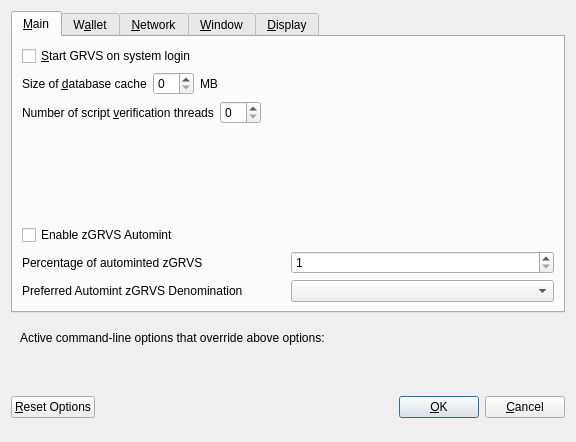
<?xml version="1.0" encoding="UTF-8"?>
<ui version="4.0">
 <class>OptionsDialog</class>
 <widget class="QDialog" name="OptionsDialog">
  <property name="geometry">
   <rect>
    <x>0</x>
    <y>0</y>
    <width>576</width>
    <height>442</height>
   </rect>
  </property>
  <property name="windowTitle">
   <string>Options</string>
  </property>
  <property name="modal">
   <bool>true</bool>
  </property>
  <layout class="QVBoxLayout" name="verticalLayout">
   <item>
    <widget class="QTabWidget" name="tabWidget">
     <property name="currentIndex">
      <number>0</number>
     </property>
     <widget class="QWidget" name="tabMain">
      <attribute name="title">
       <string>&amp;Main</string>
      </attribute>
      <layout class="QVBoxLayout" name="verticalLayout_Main">
       <item>
        <widget class="QCheckBox" name="bitcoinAtStartup">
         <property name="toolTip">
          <string>Automatically start GRVS after logging in to the system.</string>
         </property>
         <property name="text">
          <string>&amp;Start GRVS on system login</string>
         </property>
        </widget>
       </item>
       <item>
        <layout class="QHBoxLayout" name="horizontalLayout_2_Main">
         <item>
          <widget class="QLabel" name="databaseCacheLabel">
           <property name="text">
            <string>Size of &amp;database cache</string>
           </property>
           <property name="textFormat">
            <enum>Qt::PlainText</enum>
           </property>
           <property name="buddy">
            <cstring>databaseCache</cstring>
           </property>
          </widget>
         </item>
         <item>
          <widget class="QSpinBox" name="databaseCache"/>
         </item>
         <item>
          <widget class="QLabel" name="databaseCacheUnitLabel">
           <property name="text">
            <string>MB</string>
           </property>
           <property name="textFormat">
            <enum>Qt::PlainText</enum>
           </property>
          </widget>
         </item>
         <item>
          <spacer name="horizontalSpacer_2_Main">
           <property name="orientation">
            <enum>Qt::Horizontal</enum>
           </property>
           <property name="sizeHint" stdset="0">
            <size>
             <width>40</width>
             <height>20</height>
            </size>
           </property>
          </spacer>
         </item>
        </layout>
       </item>
       <item>
        <layout class="QHBoxLayout" name="horizontalLayout_3_Main">
         <item>
          <widget class="QLabel" name="threadsScriptVerifLabel">
           <property name="text">
            <string>Number of script &amp;verification threads</string>
           </property>
           <property name="textFormat">
            <enum>Qt::PlainText</enum>
           </property>
           <property name="buddy">
            <cstring>threadsScriptVerif</cstring>
           </property>
          </widget>
         </item>
         <item>
          <widget class="QSpinBox" name="threadsScriptVerif">
           <property name="toolTip">
            <string>(0 = auto, &lt;0 = leave that many cores free)</string>
           </property>
          </widget>
         </item>
         <item>
          <spacer name="horizontalSpacer_3_Main">
           <property name="orientation">
            <enum>Qt::Horizontal</enum>
           </property>
           <property name="sizeHint" stdset="0">
            <size>
             <width>40</width>
             <height>20</height>
            </size>
           </property>
          </spacer>
         </item>
        </layout>
       </item>
       <item>
        <spacer name="verticalSpacer_2">
         <property name="orientation">
          <enum>Qt::Vertical</enum>
         </property>
         <property name="sizeHint" stdset="0">
          <size>
           <width>20</width>
           <height>40</height>
          </size>
         </property>
        </spacer>
       </item>
       <item>
        <widget class="QCheckBox" name="checkBoxZeromintEnable">
         <property name="toolTip">
          <string>Enable automatic minting of GRVS units to zGRVS</string>
         </property>
         <property name="layoutDirection">
          <enum>Qt::LeftToRight</enum>
         </property>
         <property name="text">
          <string>Enable zGRVS Automint</string>
         </property>
        </widget>
       </item>
       <item>
        <layout class="QHBoxLayout" name="horizontalLayout_3">
         <item>
          <widget class="QLabel" name="percentage_label">
           <property name="toolTip">
            <string>Percentage of incoming GRVS which get automatically converted to zGRVS via Zerocoin Protocol (min: 10%)</string>
           </property>
           <property name="text">
            <string>Percentage of autominted zGRVS</string>
           </property>
          </widget>
         </item>
         <item>
          <widget class="QSpinBox" name="zeromintPercentage">
           <property name="minimum">
            <number>1</number>
           </property>
           <property name="maximum">
            <number>100</number>
           </property>
          </widget>
         </item>
        </layout>
       </item>
       <item>
        <layout class="QHBoxLayout" name="horizontalLayout" stretch="0,0">
         <property name="sizeConstraint">
          <enum>QLayout::SetFixedSize</enum>
         </property>
         <item>
          <widget class="QLabel" name="labelPreferredDenom">
           <property name="maximumSize">
            <size>
             <width>16777215</width>
             <height>16777215</height>
            </size>
           </property>
           <property name="toolTip">
            <string>Wait with automatic conversion to Zerocoin until enough GRVS for this denomination is available</string>
           </property>
           <property name="text">
            <string>Preferred Automint zGRVS Denomination</string>
           </property>
          </widget>
         </item>
         <item>
          <widget class="QComboBox" name="preferredDenom">
           <property name="maximumSize">
            <size>
             <width>16777215</width>
             <height>27</height>
            </size>
           </property>
           <property name="toolTip">
            <string>Wait with automatic conversion to Zerocoin until enough GRVS for this denomination is available</string>
           </property>
           <property name="maxVisibleItems">
            <number>9</number>
           </property>
           <property name="maxCount">
            <number>9</number>
           </property>
          </widget>
         </item>
        </layout>
       </item>
      </layout>
     </widget>
     <widget class="QWidget" name="tabWallet">
      <attribute name="title">
       <string>W&amp;allet</string>
      </attribute>
      <layout class="QVBoxLayout" name="verticalLayout_Wallet">
       <item>
        <layout class="QHBoxLayout" name="horizontalLayout_2_Wallet">
         <item>
          <widget class="QLabel" name="labelStakeSplitThresholdText">
           <property name="text">
            <string>Stake split threshold:</string>
           </property>
          </widget>
         </item>
         <item>
          <widget class="QSpinBox" name="spinBoxStakeSplitThreshold">
           <property name="minimum">
            <number>1</number>
           </property>
           <property name="maximum">
            <number>999999</number>
           </property>
          </widget>
         </item>
        </layout>
       </item>
       <item>
        <widget class="QGroupBox" name="groupBox">
         <property name="title">
          <string>Expert</string>
         </property>
         <layout class="QVBoxLayout" name="verticalLayout_2">
          <item>
           <widget class="QCheckBox" name="coinControlFeatures">
            <property name="toolTip">
             <string>Whether to show coin control features or not.</string>
            </property>
            <property name="text">
             <string>Enable coin &amp;control features</string>
            </property>
           </widget>
          </item>
          <item>
           <widget class="QCheckBox" name="showMasternodesTab">
            <property name="toolTip">
             <string>Show additional tab listing all your masternodes in first sub-tab&lt;br/&gt;and all masternodes on the network in second sub-tab.</string>
            </property>
            <property name="text">
             <string>Show Masternodes Tab</string>
            </property>
           </widget>
          </item>
          <item>
           <widget class="QCheckBox" name="spendZeroConfChange">
            <property name="toolTip">
             <string>If you disable the spending of unconfirmed change, the change from a transaction&lt;br/&gt;cannot be used until that transaction has at least one confirmation.&lt;br/&gt;This also affects how your balance is computed.</string>
            </property>
            <property name="text">
             <string>&amp;Spend unconfirmed change</string>
            </property>
           </widget>
          </item>
         </layout>
        </widget>
       </item>
       <item>
        <spacer name="verticalSpacer_Wallet">
         <property name="orientation">
          <enum>Qt::Vertical</enum>
         </property>
         <property name="sizeHint" stdset="0">
          <size>
           <width>20</width>
           <height>40</height>
          </size>
         </property>
        </spacer>
       </item>
      </layout>
     </widget>
     <widget class="QWidget" name="tabNetwork">
      <attribute name="title">
       <string>&amp;Network</string>
      </attribute>
      <layout class="QVBoxLayout" name="verticalLayout_Network">
       <item>
        <widget class="QCheckBox" name="mapPortUpnp">
         <property name="toolTip">
          <string>Automatically open the GRVS client port on the router. This only works when your router supports UPnP and it is enabled.</string>
         </property>
         <property name="text">
          <string>Map port using &amp;UPnP</string>
         </property>
        </widget>
       </item>
       <item>
        <widget class="QCheckBox" name="allowIncoming">
         <property name="toolTip">
          <string>Accept connections from outside</string>
         </property>
         <property name="text">
          <string>Allow incoming connections</string>
         </property>
        </widget>
       </item>
       <item>
        <widget class="QCheckBox" name="connectSocks">
         <property name="toolTip">
          <string>Connect to the GRVS network through a SOCKS5 proxy.</string>
         </property>
         <property name="text">
          <string>&amp;Connect through SOCKS5 proxy (default proxy):</string>
         </property>
        </widget>
       </item>
       <item>
        <layout class="QHBoxLayout" name="horizontalLayout_1_Network">
         <item>
          <widget class="QLabel" name="proxyIpLabel">
           <property name="text">
            <string>Proxy &amp;IP:</string>
           </property>
           <property name="textFormat">
            <enum>Qt::PlainText</enum>
           </property>
           <property name="buddy">
            <cstring>proxyIp</cstring>
           </property>
          </widget>
         </item>
         <item>
          <widget class="QValidatedLineEdit" name="proxyIp">
           <property name="minimumSize">
            <size>
             <width>140</width>
             <height>0</height>
            </size>
           </property>
           <property name="maximumSize">
            <size>
             <width>140</width>
             <height>16777215</height>
            </size>
           </property>
           <property name="toolTip">
            <string>IP address of the proxy (e.g. IPv4: 127.0.0.1 / IPv6: ::1)</string>
           </property>
          </widget>
         </item>
         <item>
          <widget class="QLabel" name="proxyPortLabel">
           <property name="text">
            <string>&amp;Port:</string>
           </property>
           <property name="textFormat">
            <enum>Qt::PlainText</enum>
           </property>
           <property name="buddy">
            <cstring>proxyPort</cstring>
           </property>
          </widget>
         </item>
         <item>
          <widget class="QLineEdit" name="proxyPort">
           <property name="minimumSize">
            <size>
             <width>55</width>
             <height>0</height>
            </size>
           </property>
           <property name="maximumSize">
            <size>
             <width>55</width>
             <height>16777215</height>
            </size>
           </property>
           <property name="toolTip">
            <string>Port of the proxy (e.g. 9050)</string>
           </property>
          </widget>
         </item>
         <item>
          <spacer name="horizontalSpacer_1_Network">
           <property name="orientation">
            <enum>Qt::Horizontal</enum>
           </property>
           <property name="sizeHint" stdset="0">
            <size>
             <width>40</width>
             <height>20</height>
            </size>
           </property>
          </spacer>
         </item>
        </layout>
       </item>
       <item>
        <spacer name="verticalSpacer_Network">
         <property name="orientation">
          <enum>Qt::Vertical</enum>
         </property>
         <property name="sizeHint" stdset="0">
          <size>
           <width>20</width>
           <height>40</height>
          </size>
         </property>
        </spacer>
       </item>
      </layout>
     </widget>
     <widget class="QWidget" name="tabWindow">
      <attribute name="title">
       <string>&amp;Window</string>
      </attribute>
      <layout class="QVBoxLayout" name="verticalLayout_Window">
       <item>
        <widget class="QCheckBox" name="minimizeToTray">
         <property name="toolTip">
          <string>Show only a tray icon after minimizing the window.</string>
         </property>
         <property name="text">
          <string>&amp;Minimize to the tray instead of the taskbar</string>
         </property>
        </widget>
       </item>
       <item>
        <widget class="QCheckBox" name="minimizeOnClose">
         <property name="toolTip">
          <string>Minimize instead of exit the application when the window is closed. When this option is enabled, the application will be closed only after selecting Quit in the menu.</string>
         </property>
         <property name="text">
          <string>M&amp;inimize on close</string>
         </property>
        </widget>
       </item>
       <item>
        <spacer name="verticalSpacer_Window">
         <property name="orientation">
          <enum>Qt::Vertical</enum>
         </property>
         <property name="sizeHint" stdset="0">
          <size>
           <width>20</width>
           <height>40</height>
          </size>
         </property>
        </spacer>
       </item>
      </layout>
     </widget>
     <widget class="QWidget" name="tabDisplay">
      <attribute name="title">
       <string>&amp;Display</string>
      </attribute>
      <layout class="QVBoxLayout" name="verticalLayout_Display">
       <item>
        <layout class="QHBoxLayout" name="horizontalLayout_1_Display">
         <item>
          <widget class="QLabel" name="langLabel">
           <property name="text">
            <string>User Interface &amp;language:</string>
           </property>
           <property name="textFormat">
            <enum>Qt::PlainText</enum>
           </property>
           <property name="buddy">
            <cstring>lang</cstring>
           </property>
          </widget>
         </item>
         <item>
          <widget class="QValueComboBox" name="lang">
           <property name="toolTip">
            <string>The user interface language can be set here. This setting will take effect after restarting GRVS.</string>
           </property>
          </widget>
         </item>
        </layout>
       </item>
       <item>
        <widget class="QLabel" name="label_3">
         <property name="toolTip">
          <string notr="true"/>
         </property>
         <property name="statusTip">
          <string notr="true"/>
         </property>
         <property name="whatsThis">
          <string notr="true"/>
         </property>
         <property name="accessibleName">
          <string notr="true"/>
         </property>
         <property name="text">
          <string>Language missing or translation incomplete? Help contributing translations here:
https://www.transifex.com/grvscoindev/grvs-project-translations</string>
         </property>
         <property name="wordWrap">
          <bool>true</bool>
         </property>
         <property name="openExternalLinks">
          <bool>true</bool>
         </property>
         <property name="textInteractionFlags">
          <set>Qt::TextBrowserInteraction</set>
         </property>
        </widget>
       </item>
       <item>
        <layout class="QHBoxLayout" name="horizontalLayout_4_Display" stretch="0,0">
         <item>
          <widget class="QLabel" name="themeLabel">
           <property name="text">
            <string>User Interface Theme:</string>
           </property>
          </widget>
         </item>
         <item>
          <widget class="QValueComboBox" name="theme"/>
         </item>
        </layout>
       </item>
       <item>
        <widget class="Line" name="line">
         <property name="orientation">
          <enum>Qt::Horizontal</enum>
         </property>
        </widget>
       </item>
       <item>
        <layout class="QHBoxLayout" name="horizontalLayout_2_Display">
         <item>
          <widget class="QLabel" name="unitLabel">
           <property name="text">
            <string>&amp;Unit to show amounts in:</string>
           </property>
           <property name="textFormat">
            <enum>Qt::PlainText</enum>
           </property>
           <property name="buddy">
            <cstring>unit</cstring>
           </property>
          </widget>
         </item>
         <item>
          <widget class="QValueComboBox" name="unit">
           <property name="toolTip">
            <string>Choose the default subdivision unit to show in the interface and when sending coins.</string>
           </property>
          </widget>
         </item>
        </layout>
       </item>
       <item>
        <layout class="QHBoxLayout" name="horizontalLayout_5_Display">
         <item>
          <widget class="QLabel" name="digitsLabel">
           <property name="text">
            <string>Decimal digits</string>
           </property>
          </widget>
         </item>
         <item>
          <widget class="QValueComboBox" name="digits"/>
         </item>
        </layout>
       </item>
       <item>
        <widget class="QCheckBox" name="checkBoxHideZeroBalances">
         <property name="toolTip">
          <string>Hide empty balances</string>
         </property>
         <property name="layoutDirection">
          <enum>Qt::LeftToRight</enum>
         </property>
         <property name="text">
          <string>Hide empty balances</string>
         </property>
        </widget>
       </item>
       <item>
        <layout class="QHBoxLayout" name="horizontalLayout_3_Display">
         <item>
          <widget class="QLabel" name="thirdPartyTxUrlsLabel">
           <property name="toolTip">
            <string>Third party URLs (e.g. a block explorer) that appear in the transactions tab as context menu items. %s in the URL is replaced by transaction hash. Multiple URLs are separated by vertical bar |.</string>
           </property>
           <property name="text">
            <string>Third party transaction URLs</string>
           </property>
           <property name="buddy">
            <cstring>thirdPartyTxUrls</cstring>
           </property>
          </widget>
         </item>
         <item>
          <widget class="QLineEdit" name="thirdPartyTxUrls">
           <property name="toolTip">
            <string>Third party URLs (e.g. a block explorer) that appear in the transactions tab as context menu items. %s in the URL is replaced by transaction hash. Multiple URLs are separated by vertical bar |.</string>
           </property>
          </widget>
         </item>
        </layout>
       </item>
       <item>
        <spacer name="verticalSpacer">
         <property name="orientation">
          <enum>Qt::Vertical</enum>
         </property>
         <property name="sizeHint" stdset="0">
          <size>
           <width>20</width>
           <height>40</height>
          </size>
         </property>
        </spacer>
       </item>
      </layout>
     </widget>
    </widget>
   </item>
   <item>
    <widget class="QFrame" name="frame">
     <layout class="QVBoxLayout" name="verticalLayout_Bottom">
      <item>
       <layout class="QHBoxLayout" name="horizontalLayout_Bottom">
        <item>
         <widget class="QLabel" name="overriddenByCommandLineInfoLabel">
          <property name="text">
           <string>Active command-line options that override above options:</string>
          </property>
          <property name="textFormat">
           <enum>Qt::PlainText</enum>
          </property>
         </widget>
        </item>
        <item>
         <spacer name="horizontalSpacer_Bottom">
          <property name="orientation">
           <enum>Qt::Horizontal</enum>
          </property>
          <property name="sizeHint" stdset="0">
           <size>
            <width>40</width>
            <height>20</height>
           </size>
          </property>
         </spacer>
        </item>
       </layout>
      </item>
      <item>
       <widget class="QLabel" name="overriddenByCommandLineLabel">
        <property name="text">
         <string/>
        </property>
        <property name="textFormat">
         <enum>Qt::PlainText</enum>
        </property>
        <property name="wordWrap">
         <bool>true</bool>
        </property>
       </widget>
      </item>
     </layout>
    </widget>
   </item>
   <item>
    <layout class="QHBoxLayout" name="horizontalLayout_Buttons">
     <item>
      <widget class="QPushButton" name="resetButton">
       <property name="toolTip">
        <string>Reset all client options to default.</string>
       </property>
       <property name="text">
        <string>&amp;Reset Options</string>
       </property>
       <property name="autoDefault">
        <bool>false</bool>
       </property>
      </widget>
     </item>
     <item>
      <spacer name="horizontalSpacer_1">
       <property name="orientation">
        <enum>Qt::Horizontal</enum>
       </property>
       <property name="sizeHint" stdset="0">
        <size>
         <width>40</width>
         <height>48</height>
        </size>
       </property>
      </spacer>
     </item>
     <item>
      <widget class="QLabel" name="statusLabel">
       <property name="minimumSize">
        <size>
         <width>200</width>
         <height>0</height>
        </size>
       </property>
       <property name="font">
        <font>
         <weight>75</weight>
         <bold>true</bold>
        </font>
       </property>
       <property name="text">
        <string/>
       </property>
       <property name="textFormat">
        <enum>Qt::PlainText</enum>
       </property>
       <property name="wordWrap">
        <bool>true</bool>
       </property>
      </widget>
     </item>
     <item>
      <spacer name="horizontalSpacer_2">
       <property name="orientation">
        <enum>Qt::Horizontal</enum>
       </property>
       <property name="sizeHint" stdset="0">
        <size>
         <width>40</width>
         <height>48</height>
        </size>
       </property>
      </spacer>
     </item>
     <item>
      <widget class="QPushButton" name="okButton">
       <property name="text">
        <string>&amp;OK</string>
       </property>
       <property name="autoDefault">
        <bool>false</bool>
       </property>
       <property name="default">
        <bool>true</bool>
       </property>
      </widget>
     </item>
     <item>
      <widget class="QPushButton" name="cancelButton">
       <property name="text">
        <string>&amp;Cancel</string>
       </property>
       <property name="autoDefault">
        <bool>false</bool>
       </property>
      </widget>
     </item>
    </layout>
   </item>
  </layout>
 </widget>
 <customwidgets>
  <customwidget>
   <class>QValidatedLineEdit</class>
   <extends>QLineEdit</extends>
   <header>qvalidatedlineedit.h</header>
  </customwidget>
  <customwidget>
   <class>QValueComboBox</class>
   <extends>QComboBox</extends>
   <header>qvaluecombobox.h</header>
  </customwidget>
 </customwidgets>
 <resources/>
 <connections/>
</ui>
